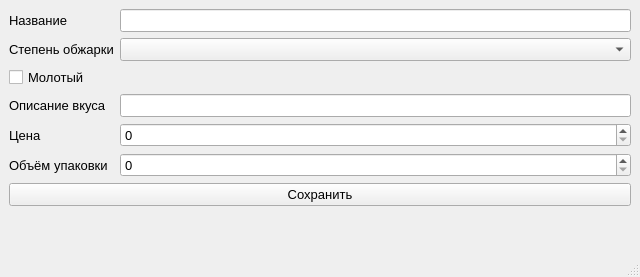
<?xml version="1.0" encoding="UTF-8"?>
<ui version="4.0">
 <class>MainWindow</class>
 <widget class="QMainWindow" name="MainWindow">
  <property name="geometry">
   <rect>
    <x>0</x>
    <y>0</y>
    <width>640</width>
    <height>277</height>
   </rect>
  </property>
  <property name="font">
   <font>
    <pointsize>10</pointsize>
   </font>
  </property>
  <property name="windowTitle">
   <string>MainWindow</string>
  </property>
  <widget class="QWidget" name="centralwidget">
   <layout class="QFormLayout" name="formLayout_2">
    <item row="0" column="1">
     <widget class="QLineEdit" name="title_input">
      <property name="maxLength">
       <number>32</number>
      </property>
     </widget>
    </item>
    <item row="5" column="0">
     <widget class="QLabel" name="label_3">
      <property name="text">
       <string>Описание вкуса</string>
      </property>
     </widget>
    </item>
    <item row="6" column="0">
     <widget class="QLabel" name="label_4">
      <property name="text">
       <string>Цена</string>
      </property>
     </widget>
    </item>
    <item row="0" column="0">
     <widget class="QLabel" name="label_2">
      <property name="text">
       <string>Название</string>
      </property>
     </widget>
    </item>
    <item row="1" column="0">
     <widget class="QLabel" name="label_5">
      <property name="text">
       <string>Степень обжарки</string>
      </property>
     </widget>
    </item>
    <item row="4" column="0" colspan="2">
     <widget class="QCheckBox" name="is_ground_cb">
      <property name="text">
       <string>Молотый</string>
      </property>
     </widget>
    </item>
    <item row="5" column="1">
     <widget class="QLineEdit" name="flavor_input">
      <property name="maxLength">
       <number>256</number>
      </property>
     </widget>
    </item>
    <item row="8" column="0">
     <widget class="QLabel" name="label">
      <property name="text">
       <string>Объём упаковки</string>
      </property>
     </widget>
    </item>
    <item row="9" column="0" colspan="2">
     <widget class="QPushButton" name="save_btn">
      <property name="text">
       <string>Сохранить</string>
      </property>
     </widget>
    </item>
    <item row="6" column="1">
     <widget class="QSpinBox" name="price_input">
      <property name="maximum">
       <number>100000</number>
      </property>
     </widget>
    </item>
    <item row="8" column="1">
     <widget class="QSpinBox" name="size_input">
      <property name="maximum">
       <number>100000</number>
      </property>
     </widget>
    </item>
    <item row="1" column="1">
     <widget class="QComboBox" name="roast_degree_cb"/>
    </item>
   </layout>
  </widget>
  <widget class="QMenuBar" name="menubar">
   <property name="geometry">
    <rect>
     <x>0</x>
     <y>0</y>
     <width>640</width>
     <height>23</height>
    </rect>
   </property>
  </widget>
  <widget class="QStatusBar" name="status_bar"/>
 </widget>
 <resources/>
 <connections/>
</ui>
